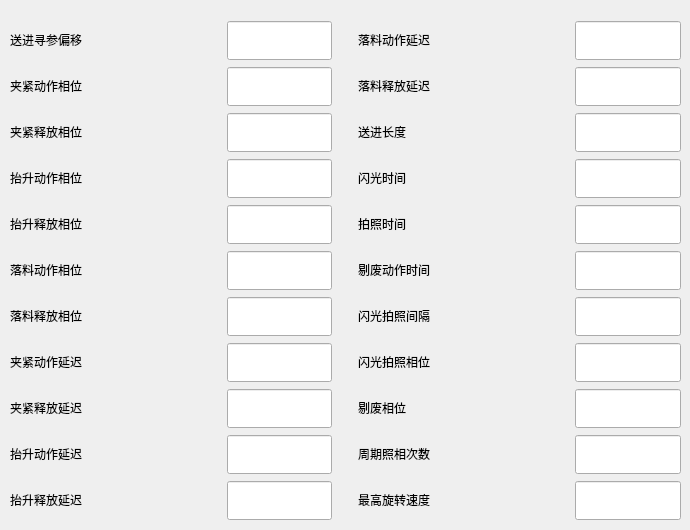
        <widget class="QWidget" name="tab_2">
         <attribute name="title">
          <string>系统参数</string>
         </attribute>
         <widget class="QWidget" name="layoutWidget">
          <property name="geometry">
           <rect>
            <x>10</x>
            <y>20</y>
            <width>671</width>
            <height>501</height>
           </rect>
          </property>
          <layout class="QGridLayout" name="gridLayout_2">
           <item row="4" column="4">
            <widget class="QLineEdit" name="lE_PhotoTime">
             <property name="minimumSize">
              <size>
               <width>0</width>
               <height>39</height>
              </size>
             </property>
             <property name="maximumSize">
              <size>
               <width>16777215</width>
               <height>39</height>
              </size>
             </property>
            </widget>
           </item>
           <item row="3" column="3">
            <widget class="QLabel" name="label_33">
             <property name="sizePolicy">
              <sizepolicy hsizetype="Fixed" vsizetype="Fixed">
               <horstretch>0</horstretch>
               <verstretch>0</verstretch>
              </sizepolicy>
             </property>
             <property name="minimumSize">
              <size>
               <width>211</width>
               <height>30</height>
              </size>
             </property>
             <property name="maximumSize">
              <size>
               <width>211</width>
               <height>30</height>
              </size>
             </property>
             <property name="text">
              <string>闪光时间</string>
             </property>
            </widget>
           </item>
           <item row="3" column="1">
            <widget class="QLineEdit" name="lE_UpPhase1">
             <property name="minimumSize">
              <size>
               <width>0</width>
               <height>39</height>
              </size>
             </property>
             <property name="maximumSize">
              <size>
               <width>16777215</width>
               <height>39</height>
              </size>
             </property>
            </widget>
           </item>
           <item row="4" column="0">
            <widget class="QLabel" name="label_26">
             <property name="sizePolicy">
              <sizepolicy hsizetype="Fixed" vsizetype="Fixed">
               <horstretch>0</horstretch>
               <verstretch>0</verstretch>
              </sizepolicy>
             </property>
             <property name="minimumSize">
              <size>
               <width>211</width>
               <height>30</height>
              </size>
             </property>
             <property name="maximumSize">
              <size>
               <width>211</width>
               <height>30</height>
              </size>
             </property>
             <property name="text">
              <string>抬升释放相位</string>
             </property>
            </widget>
           </item>
           <item row="0" column="3">
            <widget class="QLabel" name="label_32">
             <property name="sizePolicy">
              <sizepolicy hsizetype="Fixed" vsizetype="Fixed">
               <horstretch>0</horstretch>
               <verstretch>0</verstretch>
              </sizepolicy>
             </property>
             <property name="minimumSize">
              <size>
               <width>211</width>
               <height>30</height>
              </size>
             </property>
             <property name="maximumSize">
              <size>
               <width>211</width>
               <height>30</height>
              </size>
             </property>
             <property name="text">
              <string>落料动作延迟</string>
             </property>
            </widget>
           </item>
           <item row="7" column="1">
            <widget class="QLineEdit" name="lE_tClip1">
             <property name="minimumSize">
              <size>
               <width>0</width>
               <height>39</height>
              </size>
             </property>
             <property name="maximumSize">
              <size>
               <width>16777215</width>
               <height>39</height>
              </size>
             </property>
            </widget>
           </item>
           <item row="6" column="3">
            <widget class="QLabel" name="label_35">
             <property name="sizePolicy">
              <sizepolicy hsizetype="Fixed" vsizetype="Fixed">
               <horstretch>0</horstretch>
               <verstretch>0</verstretch>
              </sizepolicy>
             </property>
             <property name="minimumSize">
              <size>
               <width>211</width>
               <height>30</height>
              </size>
             </property>
             <property name="maximumSize">
              <size>
               <width>211</width>
               <height>30</height>
              </size>
             </property>
             <property name="text">
              <string>闪光拍照间隔</string>
             </property>
            </widget>
           </item>
           <item row="9" column="0">
            <widget class="QLabel" name="label_30">
             <property name="sizePolicy">
              <sizepolicy hsizetype="Fixed" vsizetype="Fixed">
               <horstretch>0</horstretch>
               <verstretch>0</verstretch>
              </sizepolicy>
             </property>
             <property name="minimumSize">
              <size>
               <width>211</width>
               <height>30</height>
              </size>
             </property>
             <property name="maximumSize">
              <size>
               <width>211</width>
               <height>30</height>
              </size>
             </property>
             <property name="text">
              <string>抬升动作延迟</string>
             </property>
            </widget>
           </item>
           <item row="5" column="3">
            <widget class="QLabel" name="label_10">
             <property name="sizePolicy">
              <sizepolicy hsizetype="Fixed" vsizetype="Fixed">
               <horstretch>0</horstretch>
               <verstretch>0</verstretch>
              </sizepolicy>
             </property>
             <property name="minimumSize">
              <size>
               <width>211</width>
               <height>30</height>
              </size>
             </property>
             <property name="maximumSize">
              <size>
               <width>211</width>
               <height>30</height>
              </size>
             </property>
             <property name="text">
              <string>剔废动作时间</string>
             </property>
            </widget>
           </item>
           <item row="5" column="0">
            <widget class="QLabel" name="label_5">
             <property name="sizePolicy">
              <sizepolicy hsizetype="Fixed" vsizetype="Fixed">
               <horstretch>0</horstretch>
               <verstretch>0</verstretch>
              </sizepolicy>
             </property>
             <property name="minimumSize">
              <size>
               <width>211</width>
               <height>30</height>
              </size>
             </property>
             <property name="maximumSize">
              <size>
               <width>211</width>
               <height>30</height>
              </size>
             </property>
             <property name="text">
              <string>落料动作相位</string>
             </property>
            </widget>
           </item>
           <item row="5" column="4">
            <widget class="QLineEdit" name="lE_RejectTime">
             <property name="minimumSize">
              <size>
               <width>0</width>
               <height>39</height>
              </size>
             </property>
             <property name="maximumSize">
              <size>
               <width>16777215</width>
               <height>39</height>
              </size>
             </property>
            </widget>
           </item>
           <item row="8" column="4">
            <widget class="QLineEdit" name="lE_RejectPhase">
             <property name="minimumSize">
              <size>
               <width>0</width>
               <height>39</height>
              </size>
             </property>
             <property name="maximumSize">
              <size>
               <width>16777215</width>
               <height>39</height>
              </size>
             </property>
            </widget>
           </item>
           <item row="7" column="4">
            <widget class="QLineEdit" name="lE_PhotoPhase">
             <property name="minimumSize">
              <size>
               <width>0</width>
               <height>39</height>
              </size>
             </property>
             <property name="maximumSize">
              <size>
               <width>16777215</width>
               <height>39</height>
              </size>
             </property>
            </widget>
           </item>
           <item row="0" column="1">
            <widget class="QLineEdit" name="lE_FeedAxisHomeOffset">
             <property name="minimumSize">
              <size>
               <width>0</width>
               <height>39</height>
              </size>
             </property>
             <property name="maximumSize">
              <size>
               <width>16777215</width>
               <height>39</height>
              </size>
             </property>
             <property name="text">
              <string/>
             </property>
             <property name="placeholderText">
              <string/>
             </property>
            </widget>
           </item>
           <item row="1" column="0">
            <widget class="QLabel" name="label_4">
             <property name="sizePolicy">
              <sizepolicy hsizetype="Fixed" vsizetype="Fixed">
               <horstretch>0</horstretch>
               <verstretch>0</verstretch>
              </sizepolicy>
             </property>
             <property name="minimumSize">
              <size>
               <width>211</width>
               <height>30</height>
              </size>
             </property>
             <property name="maximumSize">
              <size>
               <width>211</width>
               <height>30</height>
              </size>
             </property>
             <property name="text">
              <string>夹紧动作相位</string>
             </property>
            </widget>
           </item>
           <item row="2" column="4">
            <widget class="QLineEdit" name="lE_FeedLength">
             <property name="minimumSize">
              <size>
               <width>0</width>
               <height>39</height>
              </size>
             </property>
             <property name="maximumSize">
              <size>
               <width>16777215</width>
               <height>39</height>
              </size>
             </property>
            </widget>
           </item>
           <item row="4" column="1">
            <widget class="QLineEdit" name="lE_UpPhase2">
             <property name="minimumSize">
              <size>
               <width>0</width>
               <height>39</height>
              </size>
             </property>
             <property name="maximumSize">
              <size>
               <width>16777215</width>
               <height>39</height>
              </size>
             </property>
            </widget>
           </item>
           <item row="3" column="4">
            <widget class="QLineEdit" name="lE_FlashTime">
             <property name="minimumSize">
              <size>
               <width>0</width>
               <height>39</height>
              </size>
             </property>
             <property name="maximumSize">
              <size>
               <width>16777215</width>
               <height>39</height>
              </size>
             </property>
            </widget>
           </item>
           <item row="1" column="1">
            <widget class="QLineEdit" name="lE_ClipPhase1">
             <property name="minimumSize">
              <size>
               <width>0</width>
               <height>39</height>
              </size>
             </property>
             <property name="maximumSize">
              <size>
               <width>16777215</width>
               <height>39</height>
              </size>
             </property>
            </widget>
           </item>
           <item row="3" column="0">
            <widget class="QLabel" name="label_25">
             <property name="sizePolicy">
              <sizepolicy hsizetype="Fixed" vsizetype="Fixed">
               <horstretch>0</horstretch>
               <verstretch>0</verstretch>
              </sizepolicy>
             </property>
             <property name="minimumSize">
              <size>
               <width>211</width>
               <height>30</height>
              </size>
             </property>
             <property name="maximumSize">
              <size>
               <width>211</width>
               <height>30</height>
              </size>
             </property>
             <property name="text">
              <string>抬升动作相位</string>
             </property>
            </widget>
           </item>
           <item row="5" column="1">
            <widget class="QLineEdit" name="lE_DropPhase1">
             <property name="minimumSize">
              <size>
               <width>0</width>
               <height>39</height>
              </size>
             </property>
             <property name="maximumSize">
              <size>
               <width>16777215</width>
               <height>39</height>
              </size>
             </property>
            </widget>
           </item>
           <item row="6" column="4">
            <widget class="QLineEdit" name="lE_PhotoDelay">
             <property name="minimumSize">
              <size>
               <width>0</width>
               <height>39</height>
              </size>
             </property>
             <property name="maximumSize">
              <size>
               <width>16777215</width>
               <height>39</height>
              </size>
             </property>
            </widget>
           </item>
           <item row="9" column="3">
            <widget class="QLabel" name="label_38">
             <property name="sizePolicy">
              <sizepolicy hsizetype="Fixed" vsizetype="Fixed">
               <horstretch>0</horstretch>
               <verstretch>0</verstretch>
              </sizepolicy>
             </property>
             <property name="minimumSize">
              <size>
               <width>211</width>
               <height>30</height>
              </size>
             </property>
             <property name="maximumSize">
              <size>
               <width>211</width>
               <height>30</height>
              </size>
             </property>
             <property name="text">
              <string>周期照相次数</string>
             </property>
            </widget>
           </item>
           <item row="4" column="3">
            <widget class="QLabel" name="label_34">
             <property name="sizePolicy">
              <sizepolicy hsizetype="Fixed" vsizetype="Fixed">
               <horstretch>0</horstretch>
               <verstretch>0</verstretch>
              </sizepolicy>
             </property>
             <property name="minimumSize">
              <size>
               <width>211</width>
               <height>30</height>
              </size>
             </property>
             <property name="maximumSize">
              <size>
               <width>211</width>
               <height>30</height>
              </size>
             </property>
             <property name="text">
              <string>拍照时间</string>
             </property>
            </widget>
           </item>
           <item row="0" column="0">
            <widget class="QLabel" name="label_24">
             <property name="sizePolicy">
              <sizepolicy hsizetype="Fixed" vsizetype="Fixed">
               <horstretch>0</horstretch>
               <verstretch>0</verstretch>
              </sizepolicy>
             </property>
             <property name="minimumSize">
              <size>
               <width>211</width>
               <height>30</height>
              </size>
             </property>
             <property name="maximumSize">
              <size>
               <width>211</width>
               <height>30</height>
              </size>
             </property>
             <property name="text">
              <string>送进寻参偏移</string>
             </property>
            </widget>
           </item>
           <item row="8" column="0">
            <widget class="QLabel" name="label_29">
             <property name="sizePolicy">
              <sizepolicy hsizetype="Fixed" vsizetype="Fixed">
               <horstretch>0</horstretch>
               <verstretch>0</verstretch>
              </sizepolicy>
             </property>
             <property name="minimumSize">
              <size>
               <width>211</width>
               <height>30</height>
              </size>
             </property>
             <property name="maximumSize">
              <size>
               <width>211</width>
               <height>30</height>
              </size>
             </property>
             <property name="text">
              <string>夹紧释放延迟</string>
             </property>
            </widget>
           </item>
           <item row="2" column="0">
            <widget class="QLabel" name="label_8">
             <property name="sizePolicy">
              <sizepolicy hsizetype="Fixed" vsizetype="Fixed">
               <horstretch>0</horstretch>
               <verstretch>0</verstretch>
              </sizepolicy>
             </property>
             <property name="minimumSize">
              <size>
               <width>211</width>
               <height>30</height>
              </size>
             </property>
             <property name="maximumSize">
              <size>
               <width>211</width>
               <height>30</height>
              </size>
             </property>
             <property name="text">
              <string>夹紧释放相位</string>
             </property>
            </widget>
           </item>
           <item row="10" column="0">
            <widget class="QLabel" name="label_31">
             <property name="sizePolicy">
              <sizepolicy hsizetype="Fixed" vsizetype="Fixed">
               <horstretch>0</horstretch>
               <verstretch>0</verstretch>
              </sizepolicy>
             </property>
             <property name="minimumSize">
              <size>
               <width>211</width>
               <height>30</height>
              </size>
             </property>
             <property name="maximumSize">
              <size>
               <width>211</width>
               <height>30</height>
              </size>
             </property>
             <property name="text">
              <string>抬升释放延迟</string>
             </property>
            </widget>
           </item>
           <item row="7" column="3">
            <widget class="QLabel" name="label_36">
             <property name="sizePolicy">
              <sizepolicy hsizetype="Fixed" vsizetype="Fixed">
               <horstretch>0</horstretch>
               <verstretch>0</verstretch>
              </sizepolicy>
             </property>
             <property name="minimumSize">
              <size>
               <width>211</width>
               <height>30</height>
              </size>
             </property>
             <property name="maximumSize">
              <size>
               <width>211</width>
               <height>30</height>
              </size>
             </property>
             <property name="text">
              <string>闪光拍照相位</string>
             </property>
            </widget>
           </item>
           <item row="0" column="4">
            <widget class="QLineEdit" name="lE_tDrop1">
             <property name="minimumSize">
              <size>
               <width>0</width>
               <height>39</height>
              </size>
             </property>
             <property name="maximumSize">
              <size>
               <width>16777215</width>
               <height>39</height>
              </size>
             </property>
            </widget>
           </item>
           <item row="8" column="3">
            <widget class="QLabel" name="label_37">
             <property name="sizePolicy">
              <sizepolicy hsizetype="Fixed" vsizetype="Fixed">
               <horstretch>0</horstretch>
               <verstretch>0</verstretch>
              </sizepolicy>
             </property>
             <property name="minimumSize">
              <size>
               <width>211</width>
               <height>30</height>
              </size>
             </property>
             <property name="maximumSize">
              <size>
               <width>211</width>
               <height>30</height>
              </size>
             </property>
             <property name="text">
              <string>剔废相位</string>
             </property>
            </widget>
           </item>
           <item row="6" column="1">
            <widget class="QLineEdit" name="lE_DropPhase2">
             <property name="minimumSize">
              <size>
               <width>0</width>
               <height>39</height>
              </size>
             </property>
             <property name="maximumSize">
              <size>
               <width>16777215</width>
               <height>39</height>
              </size>
             </property>
            </widget>
           </item>
           <item row="10" column="1">
            <widget class="QLineEdit" name="lE_tUp2">
             <property name="minimumSize">
              <size>
               <width>0</width>
               <height>39</height>
              </size>
             </property>
             <property name="maximumSize">
              <size>
               <width>16777215</width>
               <height>39</height>
              </size>
             </property>
            </widget>
           </item>
           <item row="10" column="3">
            <widget class="QLabel" name="label_39">
             <property name="sizePolicy">
              <sizepolicy hsizetype="Fixed" vsizetype="Fixed">
               <horstretch>0</horstretch>
               <verstretch>0</verstretch>
              </sizepolicy>
             </property>
             <property name="minimumSize">
              <size>
               <width>211</width>
               <height>30</height>
              </size>
             </property>
             <property name="maximumSize">
              <size>
               <width>211</width>
               <height>30</height>
              </size>
             </property>
             <property name="text">
              <string>最高旋转速度</string>
             </property>
            </widget>
           </item>
           <item row="6" column="0">
            <widget class="QLabel" name="label_27">
             <property name="sizePolicy">
              <sizepolicy hsizetype="Fixed" vsizetype="Fixed">
               <horstretch>0</horstretch>
               <verstretch>0</verstretch>
              </sizepolicy>
             </property>
             <property name="minimumSize">
              <size>
               <width>211</width>
               <height>30</height>
              </size>
             </property>
             <property name="maximumSize">
              <size>
               <width>211</width>
               <height>30</height>
              </size>
             </property>
             <property name="text">
              <string>落料释放相位</string>
             </property>
            </widget>
           </item>
           <item row="2" column="1">
            <widget class="QLineEdit" name="lE_ClipPhase2">
             <property name="minimumSize">
              <size>
               <width>0</width>
               <height>39</height>
              </size>
             </property>
             <property name="maximumSize">
              <size>
               <width>16777215</width>
               <height>39</height>
              </size>
             </property>
            </widget>
           </item>
           <item row="10" column="4">
            <widget class="QLineEdit" name="lE_RotateSpeed">
             <property name="minimumSize">
              <size>
               <width>0</width>
               <height>39</height>
              </size>
             </property>
             <property name="maximumSize">
              <size>
               <width>16777215</width>
               <height>39</height>
              </size>
             </property>
            </widget>
           </item>
           <item row="9" column="1">
            <widget class="QLineEdit" name="lE_tUp1">
             <property name="minimumSize">
              <size>
               <width>0</width>
               <height>39</height>
              </size>
             </property>
             <property name="maximumSize">
              <size>
               <width>16777215</width>
               <height>39</height>
              </size>
             </property>
            </widget>
           </item>
           <item row="9" column="4">
            <widget class="QLineEdit" name="lE_PhotoTimes">
             <property name="minimumSize">
              <size>
               <width>0</width>
               <height>39</height>
              </size>
             </property>
             <property name="maximumSize">
              <size>
               <width>16777215</width>
               <height>39</height>
              </size>
             </property>
            </widget>
           </item>
           <item row="2" column="3">
            <widget class="QLabel" name="label_9">
             <property name="sizePolicy">
              <sizepolicy hsizetype="Fixed" vsizetype="Fixed">
               <horstretch>0</horstretch>
               <verstretch>0</verstretch>
              </sizepolicy>
             </property>
             <property name="minimumSize">
              <size>
               <width>211</width>
               <height>30</height>
              </size>
             </property>
             <property name="maximumSize">
              <size>
               <width>211</width>
               <height>30</height>
              </size>
             </property>
             <property name="text">
              <string>送进长度</string>
             </property>
            </widget>
           </item>
           <item row="7" column="0">
            <widget class="QLabel" name="label_28">
             <property name="sizePolicy">
              <sizepolicy hsizetype="Fixed" vsizetype="Fixed">
               <horstretch>0</horstretch>
               <verstretch>0</verstretch>
              </sizepolicy>
             </property>
             <property name="minimumSize">
              <size>
               <width>211</width>
               <height>30</height>
              </size>
             </property>
             <property name="maximumSize">
              <size>
               <width>211</width>
               <height>30</height>
              </size>
             </property>
             <property name="text">
              <string>夹紧动作延迟</string>
             </property>
            </widget>
           </item>
           <item row="1" column="4">
            <widget class="QLineEdit" name="lE_tDrop2">
             <property name="minimumSize">
              <size>
               <width>0</width>
               <height>39</height>
              </size>
             </property>
             <property name="maximumSize">
              <size>
               <width>16777215</width>
               <height>39</height>
              </size>
             </property>
            </widget>
           </item>
           <item row="1" column="3">
            <widget class="QLabel" name="label_6">
             <property name="sizePolicy">
              <sizepolicy hsizetype="Fixed" vsizetype="Fixed">
               <horstretch>0</horstretch>
               <verstretch>0</verstretch>
              </sizepolicy>
             </property>
             <property name="minimumSize">
              <size>
               <width>211</width>
               <height>30</height>
              </size>
             </property>
             <property name="maximumSize">
              <size>
               <width>211</width>
               <height>30</height>
              </size>
             </property>
             <property name="text">
              <string>落料释放延迟</string>
             </property>
            </widget>
           </item>
           <item row="8" column="1">
            <widget class="QLineEdit" name="lE_tClip2">
             <property name="minimumSize">
              <size>
               <width>0</width>
               <height>39</height>
              </size>
             </property>
             <property name="maximumSize">
              <size>
               <width>16777215</width>
               <height>39</height>
              </size>
             </property>
            </widget>
           </item>
           <item row="4" column="2">
            <spacer name="horizontalSpacer_2">
             <property name="orientation">
              <enum>Qt::Horizontal</enum>
             </property>
             <property name="sizeType">
              <enum>QSizePolicy::Fixed</enum>
             </property>
             <property name="sizeHint" stdset="0">
              <size>
               <width>20</width>
               <height>20</height>
              </size>
             </property>
            </spacer>
           </item>
          </layout>
         </widget>
        </widget>
